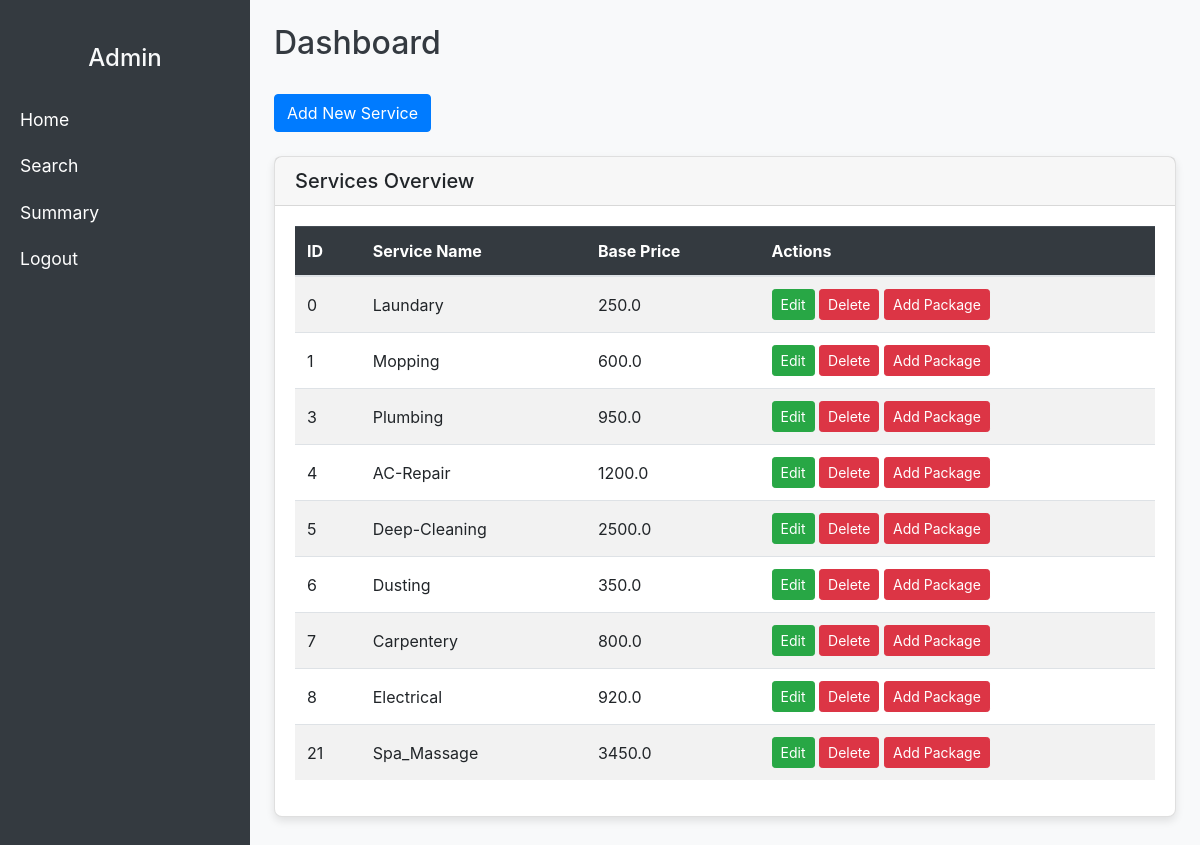
The app's page /admin_services with its own data.
### codes/app.py (models this page shows)
class Services(db.Model):
    __tablename__="Services"
    ID = db.Column(db.Integer, primary_key=True, autoincrement=True,nullable=False)
    Service_Name = db.Column(db.String(80), nullable=False)
    Base_Price = db.Column(db.Float, nullable=False)

### codes/app.py (the view, shortened to what this page needs)
@app.route("/admin_services",methods=["GET","POST"])
def admin_services():
    services = Services.query.all()
    return render_template('services_table.html',services=services)

### templates/services_table.html
{% extends "layout2.html"%}
    {%block body%}
    <div class="d-flex justify-content-between align-items-center mb-4">
        <form action="{{ url_for('admin_services') }}" method="POST">
            <button class="btn btn-primary" name="action" value="action3">Add New Service</button>
        </form>
    </div>
            <div class="card mb-4">
                <div class="card-header">
                    <h5 class="mb-0">Services Overview</h5>
                </div>
                    <div class="card-body">
                        <table class="table table-striped">
                            <thead class="table-dark">
                                <tr>
                                    <th>ID</th>
                                    <th>Service Name</th>
                                    <th>Base Price</th>
                                    <th>Actions</th>
                                </tr>
                            </thead>
                            <tbody>
                                {% for service in services%}
                                <tr>
                                    <td>{{service.ID}}</td>
                                    <td>{{service.Service_Name}}</td>
                                    <td>{{service.Base_Price}}</td>
                                <td>
                                    <form action="{{ url_for('edit_services',service_id=service.ID) }}" method="POST">
                                    <button class="btn btn-success btn-sm" name="action" value="action1">Edit</button>
                                    <button class="btn btn-danger btn-sm" name="action" value="action2">Delete</button>
                                    <button class="btn btn-danger btn-sm" name="action" value="action5">Add Package</button>
                                    </form>
                                </td>
                                </tr>
                                {% endfor %}
                            </tbody>
                        </table>
                    </div>
                {%endblock%}

### static/style2.css (style rules this page uses)
.card { border-radius: 8px; box-shadow: 0px 4px 8px rgba(0, 0, 0, 0.1); }
.table th, .table td { vertical-align: middle; }
.table th { background-color: #343a40; color: white; }
.btn-sm { padding: 0.25rem 0.5rem; }

### records on screen
Services: ID "0", Service_Name "Laundary", Base_Price "250.0"
Services: ID "1", Service_Name "Mopping", Base_Price "600.0"
Services: ID "3", Service_Name "Plumbing", Base_Price "950.0"
Services: ID "4", Service_Name "AC-Repair", Base_Price "1200.0"
Services: ID "5", Service_Name "Deep-Cleaning", Base_Price "2500.0"
Services: ID "6", Service_Name "Dusting", Base_Price "350.0"
Services: ID "7", Service_Name "Carpentery", Base_Price "800.0"
Services: ID "8", Service_Name "Electrical", Base_Price "920.0"
Services: ID "21", Service_Name "Spa_Massage", Base_Price "3450.0"
